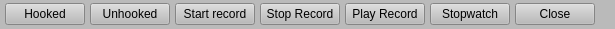
<?xml version="1.0" encoding="UTF-8"?>
<ui version="4.0">
 <class>Form</class>
 <widget class="QWidget" name="Form">
  <property name="geometry">
   <rect>
    <x>0</x>
    <y>0</y>
    <width>582</width>
    <height>29</height>
   </rect>
  </property>
  <property name="windowTitle">
   <string>Form</string>
  </property>
  <property name="styleSheet">
   <string notr="true">background-color: rgb(186, 186, 186);</string>
  </property>
  <layout class="QHBoxLayout" name="horizontalLayout">
   <property name="spacing">
    <number>5</number>
   </property>
   <property name="leftMargin">
    <number>5</number>
   </property>
   <property name="topMargin">
    <number>0</number>
   </property>
   <property name="rightMargin">
    <number>15</number>
   </property>
   <property name="bottomMargin">
    <number>0</number>
   </property>
   <item>
    <widget class="QPushButton" name="pushButton_hooked">
     <property name="text">
      <string>Hooked</string>
     </property>
    </widget>
   </item>
   <item>
    <widget class="QPushButton" name="pushButton_unhooked">
     <property name="text">
      <string>Unhooked</string>
     </property>
    </widget>
   </item>
   <item>
    <widget class="QPushButton" name="pushButton_start_record">
     <property name="text">
      <string>Start record</string>
     </property>
    </widget>
   </item>
   <item>
    <widget class="QPushButton" name="pushButton_stop_record">
     <property name="text">
      <string>Stop Record</string>
     </property>
    </widget>
   </item>
   <item>
    <widget class="QPushButton" name="pushButton_play_record">
     <property name="text">
      <string>Play Record</string>
     </property>
    </widget>
   </item>
   <item>
    <widget class="QPushButton" name="pushButton_stopwatch">
     <property name="text">
      <string>Stopwatch</string>
     </property>
    </widget>
   </item>
   <item>
    <widget class="QPushButton" name="pushButton_close">
     <property name="text">
      <string>Close</string>
     </property>
    </widget>
   </item>
   <item>
    <widget class="QLineEdit" name="lineEdit">
     <property name="minimumSize">
      <size>
       <width>0</width>
       <height>0</height>
      </size>
     </property>
     <property name="maximumSize">
      <size>
       <width>0</width>
       <height>16777215</height>
      </size>
     </property>
    </widget>
   </item>
  </layout>
 </widget>
 <resources/>
 <connections/>
</ui>
